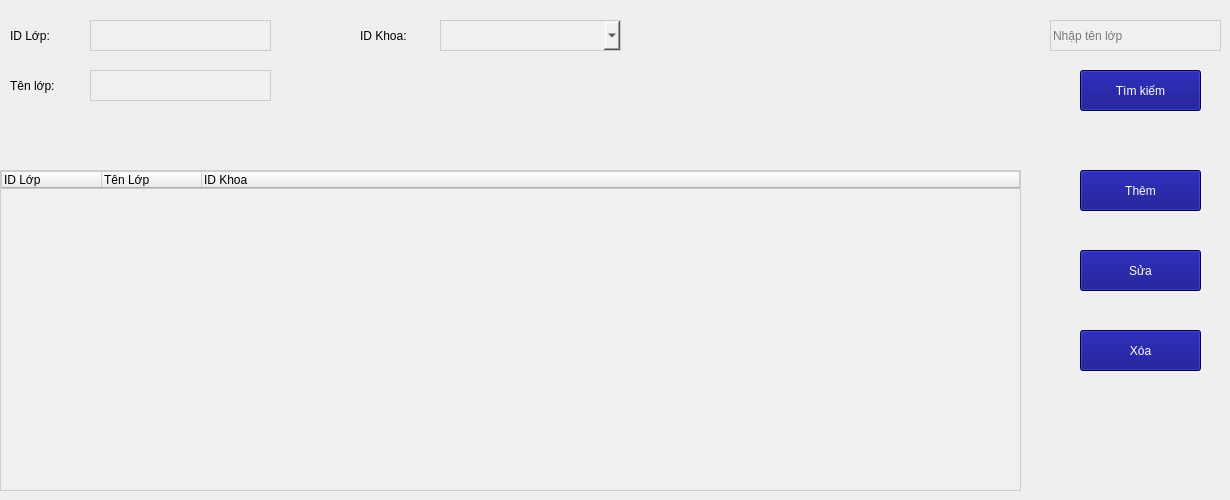
   <widget class="QWidget" name="tab_2">
    <attribute name="title">
     <string>Lớp học</string>
    </attribute>
    <widget class="QLabel" name="label_7">
     <property name="geometry">
      <rect>
       <x>10</x>
       <y>20</y>
       <width>71</width>
       <height>31</height>
      </rect>
     </property>
     <property name="font">
      <font>
       <pointsize>9</pointsize>
      </font>
     </property>
     <property name="text">
      <string>ID Lớp:</string>
     </property>
    </widget>
    <widget class="QLabel" name="label_8">
     <property name="geometry">
      <rect>
       <x>10</x>
       <y>70</y>
       <width>71</width>
       <height>31</height>
      </rect>
     </property>
     <property name="font">
      <font>
       <pointsize>9</pointsize>
      </font>
     </property>
     <property name="text">
      <string>Tên lớp:</string>
     </property>
    </widget>
    <widget class="QLabel" name="label_9">
     <property name="geometry">
      <rect>
       <x>360</x>
       <y>20</y>
       <width>71</width>
       <height>31</height>
      </rect>
     </property>
     <property name="font">
      <font>
       <pointsize>9</pointsize>
      </font>
     </property>
     <property name="text">
      <string>ID Khoa:</string>
     </property>
    </widget>
    <widget class="QLineEdit" name="txtIDLop">
     <property name="geometry">
      <rect>
       <x>90</x>
       <y>20</y>
       <width>181</width>
       <height>31</height>
      </rect>
     </property>
     <property name="layoutDirection">
      <enum>Qt::LeftToRight</enum>
     </property>
     <property name="autoFillBackground">
      <bool>false</bool>
     </property>
     <property name="styleSheet">
      <string notr="true">background-color: #f0f0f0; /* Màu nền xám nhạt */
color: black; /* Màu chữ đen */
border: 1px solid #cccccc; /* Viền màu xám */</string>
     </property>
    </widget>
    <widget class="QLineEdit" name="txtIDTenLop">
     <property name="geometry">
      <rect>
       <x>90</x>
       <y>70</y>
       <width>181</width>
       <height>31</height>
      </rect>
     </property>
     <property name="layoutDirection">
      <enum>Qt::LeftToRight</enum>
     </property>
     <property name="autoFillBackground">
      <bool>false</bool>
     </property>
     <property name="styleSheet">
      <string notr="true">background-color: #f0f0f0; /* Màu nền xám nhạt */
color: black; /* Màu chữ đen */
border: 1px solid #cccccc; /* Viền màu xám */</string>
     </property>
    </widget>
    <widget class="QComboBox" name="cbBoxIDKhoa_Lophoc">
     <property name="geometry">
      <rect>
       <x>440</x>
       <y>20</y>
       <width>181</width>
       <height>31</height>
      </rect>
     </property>
     <property name="styleSheet">
      <string notr="true">background-color: #f0f0f0; /* Màu nền xám nhạt */
color: black; /* Màu chữ đen */
border: 1px solid #cccccc; /* Viền màu xám */</string>
     </property>
    </widget>
    <widget class="QTreeWidget" name="treeWidgetLH">
     <property name="geometry">
      <rect>
       <x>0</x>
       <y>170</y>
       <width>1021</width>
       <height>321</height>
      </rect>
     </property>
     <property name="styleSheet">
      <string notr="true">background-color: #f0f0f0; /* Màu nền xám nhạt */
color: black; /* Màu chữ đen */
border: 1px solid #cccccc; /* Viền màu xám */</string>
     </property>
     <column>
      <property name="text">
       <string>ID Lớp</string>
      </property>
     </column>
     <column>
      <property name="text">
       <string>Tên Lớp</string>
      </property>
     </column>
     <column>
      <property name="text">
       <string>ID Khoa</string>
      </property>
     </column>
    </widget>
    <widget class="QLineEdit" name="txtSearchLophoc">
     <property name="geometry">
      <rect>
       <x>1050</x>
       <y>20</y>
       <width>171</width>
       <height>31</height>
      </rect>
     </property>
     <property name="styleSheet">
      <string notr="true">background-color: #f0f0f0; /* Màu nền xám nhạt */
color: black; /* Màu chữ đen */
border: 1px solid #cccccc; /* Viền màu xám */</string>
     </property>
     <property name="placeholderText">
      <string>Nhập tên lớp</string>
     </property>
    </widget>
    <widget class="QPushButton" name="btSearchLophoc">
     <property name="geometry">
      <rect>
       <x>1080</x>
       <y>70</y>
       <width>121</width>
       <height>41</height>
      </rect>
     </property>
     <property name="styleSheet">
      <string notr="true">background-color: rgb(0, 0, 127);
color: rgb(255, 255, 255);</string>
     </property>
     <property name="text">
      <string>Tìm kiếm</string>
     </property>
    </widget>
    <widget class="QPushButton" name="btnAddLophoc">
     <property name="geometry">
      <rect>
       <x>1080</x>
       <y>170</y>
       <width>121</width>
       <height>41</height>
      </rect>
     </property>
     <property name="styleSheet">
      <string notr="true">background-color: rgb(0, 0, 127);
color: rgb(255, 255, 255);</string>
     </property>
     <property name="text">
      <string>Thêm</string>
     </property>
    </widget>
    <widget class="QPushButton" name="btnUpdateLH">
     <property name="geometry">
      <rect>
       <x>1080</x>
       <y>250</y>
       <width>121</width>
       <height>41</height>
      </rect>
     </property>
     <property name="styleSheet">
      <string notr="true">background-color: rgb(0, 0, 127);
color: rgb(255, 255, 255);</string>
     </property>
     <property name="text">
      <string>Sửa</string>
     </property>
    </widget>
    <widget class="QPushButton" name="btnDeleteLH">
     <property name="geometry">
      <rect>
       <x>1080</x>
       <y>330</y>
       <width>121</width>
       <height>41</height>
      </rect>
     </property>
     <property name="styleSheet">
      <string notr="true">background-color: rgb(0, 0, 127);
color: rgb(255, 255, 255);</string>
     </property>
     <property name="text">
      <string>Xóa</string>
     </property>
    </widget>
   </widget>
